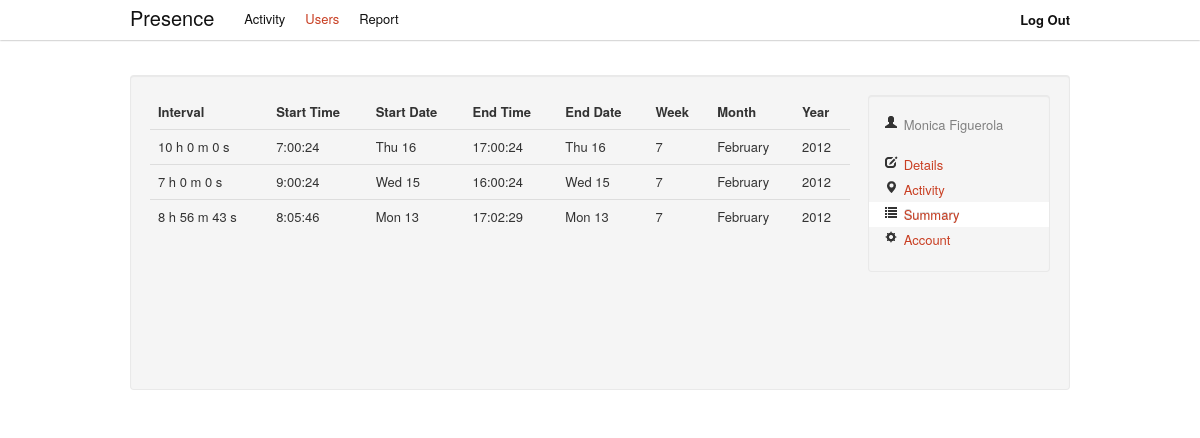
Screenshot of /admin/users/2/summary (signed in) with the database file from the repository.
### tables this page shows
CREATE TABLE IF NOT EXISTS `presence_users` (
  `id` int(11) NOT NULL AUTO_INCREMENT,
  `email` varchar(150) NOT NULL,
  `password` varchar(50) NOT NULL,
  `role` varchar(20) NOT NULL,
  `firstname` varchar(200) NOT NULL,
  `lastname` varchar(300) NOT NULL,
  `position` varchar(200) NOT NULL,
  `UUID` varchar(36) NOT NULL,
  `mac` char(17) NOT NULL,
  PRIMARY KEY (`id`)
);

CREATE TABLE IF NOT EXISTS `presence_intervals` (
  `id` int(11) NOT NULL AUTO_INCREMENT,
  `userid` int(11) NOT NULL,
  `timestart` int(15) NOT NULL,
  `timestop` int(15) NOT NULL,
  `timediff` int(11) NOT NULL,
  `week` int(11) NOT NULL,
  `month` int(11) NOT NULL,
  `year` int(4) NOT NULL,
  `y` int(11) NOT NULL,
  `m` int(11) NOT NULL,
  `d` int(11) NOT NULL,
  `h` int(11) NOT NULL,
  `i` int(11) NOT NULL,
  `s` int(11) NOT NULL,
  PRIMARY KEY (`id`)
);

### public/index.php (called while the page is built, shortened)
<?php
require_once (ROOT . '/config/config.php');
$url = isset($_GET['url']) ? $_GET['url'] : null;
$role = isset($_SESSION['role']) ? $_SESSION['role'] : null;
if ($url == null && $role == null) {
    $controller = "AuthController";
    $action = "asklogin";
    $url_params = array();
} else if ($url == null && isset($role)) {
    $controller = ucfirst($role) . 'Controller';
    $action = 'activity';
    $url_params = array();
} else {
    $url_params = explode('/', $url);
    $controller = ucfirst(array_shift($url_params));
    $action = $url_params[0] == null ? 'activity' : array_shift($url_params);
}
isset($url_params[1])
    ? $extra_action = $url_params[1]
    : $extra_action = null;
$extra_params = $_POST;
new $controller($action, array_merge($url_params, $extra_params), $extra_action);

### config/config.php (called while the page is built, shortened)
<?php
$CONFIG = new stdClass();
$CONFIG->wwwroot = 'https://localhost/presence-manager';
$CONFIG->dbhost = 'localhost';
$CONFIG->dbname = 'presence';
$CONFIG->dbuser = 'root';
$CONFIG->dbpassword = '';

### lang/en.php (called while the page is built, shortened)
<?php
$STRINGS = null;
$STRINGS['brand'] = 'Presence';
$STRINGS['login'] = 'Login';
$STRINGS['help'] = 'Help';
$STRINGS['activity'] = 'Activity';
$STRINGS['users'] = 'Users';
$STRINGS['report'] = 'Report';
$STRINGS['user'] = 'User';
$STRINGS['logout'] = 'Log Out';
$STRINGS['home'] = 'Home';
$STRINGS['404'] = '404';
$STRINGS['details'] = 'Details';
$STRINGS['summary'] = 'Summary';
$STRINGS['account'] = 'Account';
$STRINGS['starttime'] = 'Start Time';
$STRINGS['startdate'] = 'Start Date';
$STRINGS['endtime'] = 'End Time';
$STRINGS['enddate'] = 'End Date';
$STRINGS['action'] = 'Action';
$STRINGS['time'] = 'Time';
$STRINGS['date'] = 'Date';
$STRINGS['firstname'] = 'First Name';
$STRINGS['lastname'] = 'Last Name';
$STRINGS['email'] = 'Email';
$STRINGS['issued'] = 'Issued';
$STRINGS['period'] = 'Period';
$STRINGS['intervals'] = 'Intervals';
$STRINGS['interval'] = 'Interval';
$STRINGS['incidences'] = 'Incidences';
$STRINGS['total'] = 'Total';
$STRINGS['password'] = 'Password';
$STRINGS['position'] = 'Position';
$STRINGS['role'] = 'Role';
$STRINGS['update'] = 'Update';
$STRINGS['week'] = 'Week';
$STRINGS['month'] = 'Month';
$STRINGS['year'] = 'Year';
$STRINGS['type'] = 'Type';
$STRINGS['message'] = 'Message';
$STRINGS['previous'] = 'Previous';
$STRINGS['next'] = 'Next';
$STRINGS['user:update:success'] = 'User details updated successfully!';
$STRINGS['user:update:failed'] = 'User details update falied!';
$STRINGS['user:delete:success'] = 'User deleted successfully!';
$STRINGS['user:delete:failed'] = 'User deleition falied!';
$STRINGS['user:create:success'] = 'The new user has been created!';
$STRINGS['user:create:failed'] = 'Error creating new user!';
$STRINGS['user:create:duplicate'] = 'This user already exists!';
$STRINGS['admin:no:activities'] = 'No more activity!';
$STRINGS['add:user'] = 'Add User';
$STRINGS['create:user'] = 'Create User';
$STRINGS['build:report'] = 'Build Report';
$STRINGS['event:success'] = 'Success!';
$STRINGS['event:error'] = 'Error!';
$STRINGS['event:checkin'] = 'Check-In';
$STRINGS['event:checkout'] = 'Check-Out';
$STRINGS['event:incidence'] = 'Incidence';
$STRINGS['event:noactivity'] = 'No Activity!';
$STRINGS['event:noactivity:message'] = 'No more user activity';
$STRINGS['event:noactivityinterval:message'] = 'There is no user activity in the selected interval';

### lib/DB.php (called while the page is built, shortened)
<?php
class DB {
    private static $_instance;
    private static function getInstance(){
        if(self::$_instance == null){
            self::$_instance = new $class();
        }
        return self::$_instance;
    }
    public static function setUp($params){
        $db = self::getInstance();
        $db->_connection = new PDO("mysql:host=" . $params->dbhost . ";
                                    dbname=" . $params->dbname,
                                               $params->dbuser,
                                               $params->dbpassword);
    }
    public static function getDB(){
        $db = self::getInstance();
        return $db->_connection;
    }
	static function getRecord($sql, array $params){
        $st = self::getDB()->prepare($sql);
		$st->execute($params);
		return $st->fetch(PDO::FETCH_OBJ);
	}
	static function getAllRecords($sql, array $params = null){
		$st = self::getDB()->prepare($sql);
        $st->execute($params);
        return $st->fetchAll(PDO::FETCH_OBJ);
	}
}

### app/models/IntervalModel.php (called while the page is built, shortened)
<?php
class IntervalModel extends Model{
     public static function find_last($user){
         $sql = "SELECT *
                 FROM ".self::table()."
                 WHERE `userid` = ?
                 ORDER BY timestart DESC
                 LIMIT 10";
         return DB::getAllRecords($sql,array($user));
     }
}

### app/controllers/AdminController.php (called while the page is built, shortened)
<?php
class AdminController extends Controller {
    public function __construct($action, $params, $extra_action = null) {
        global $CONFIG;
        isset($extra_action) ? $action = $action . '_' . $extra_action : null;
        if ($this->check_role('admin') && method_exists($this, $action)) {
            $this->$action($params);
        } else {
            RoutingHelper::redirect($CONFIG->wwwroot . '/error/notfound');
        }
    }
    public function users_summary($params) {
        $this->_view =
                new AdminUserSummaryView(UserModel::find($params[0]),
                        IntervalModel::find_last($params[0]));
    }
}

### app/model.class.php (called while the page is built, shortened)
<?php
abstract class Model{
    public static function find($id){
        $sql = "SELECT *
                FROM ".self::table()."
                WHERE `id` = ?";
        return DB::getRecord($sql, array($id));
    }
    protected static function table(){
        $prefix = 'presence_';
        $caller = get_called_class();
        $class = lcfirst(substr($caller, 0, -5));
        return $prefix.self::pluralise($class);
    }
    private static function pluralise($word){
        $exceptions = array();
        $exceptions['activity'] = 'activity';
        empty($exceptions[$word])
            ? $plural = $word.'s'
            : $plural = $exceptions[$word];
        return $plural;
    }
}

### app/views/admin/AdminUserSummaryView.php (the view, shortened to what this page needs)
 <?php
class AdminUserSummaryView extends View{
	private $_user;
	private $_intervals;
    public function __construct($user, $intervals, $alert = null) {
        $this->_user = $user;
		$this->_intervals = $intervals;
    }
	public function menu(){
        return MenuHelper::admin_base_menu('users');
	}
	public function content(){
        global $STRINGS;
		$summary_table_content = null;
		if($this->_intervals){
			foreach ($this->_intervals as $interval){
				$summary_table_content .= '
					<tr>
						<td>'.$interval->h.' h '.$interval->i.' m '.$interval->s.' s</td>
						<td>'.date('G:i:s', $interval->timestart).'</td>
						<td>'.date('D j', $interval->timestart).'</td>
						<td>'.date('G:i:s', $interval->timestop).'</td>
						<td>'.date('D j', $interval->timestop).'</td>
						<td>'.$interval->week.'</td>
						<td>'.date('F', mktime(0,0,0,$interval->month)).'</td>
						<td>'.$interval->year.'</td>
					</tr>';
			}
        }
		return '
			<section id="user-summary" class="well min-table">
            '.MenuHelper::admin_submenu('summary', $this->_user).'
				<table class="table inline-table">
					<thead>
						<tr>
							<th>'.$STRINGS['interval'].'</th>
							<th>'.$STRINGS['starttime'].'</th>
							<th>'.$STRINGS['startdate'].'</th>
							<th>'.$STRINGS['endtime'].'</th>
							<th>'.$STRINGS['enddate'].'</th>
							<th>'.$STRINGS['week'] .'</th>
							<th>'.$STRINGS['month'] .'</th>
							<th>'.$STRINGS['year'] .'</th>
						</tr>
					</thead>
					<tbody>' . $summary_table_content . '
					</tbody>
				</table>
			</section>';
	}
}

### app/helpers/MenuHelper.php (shortened to what this page needs)
<?php
class MenuHelper extends Helper {
    static public function admin_base_menu($active) {
        global $CONFIG, $STRINGS;
        $activity = $users = $report = null;
        return
            '<ul class="nav">
                <li ' . $activity . '><a href="' . $CONFIG->wwwroot . '/admin/activity">' . $STRINGS['activity'] . '</a></li>
                <li ' . $users . ' ><a href="' . $CONFIG->wwwroot . '/admin/users">' . $STRINGS['users'] . '</a></li>
                <li ' . $report . ' ><a href="' . $CONFIG->wwwroot . '/admin/report">' . $STRINGS['report'] . '</a></li>
            </ul>' . MenuHelper::get_logout_option();
    }
    static public function admin_submenu($active, $user){
        global $CONFIG, $STRINGS;
        $details = $activity = $summary = $account = null;
        return '
            <ul class="nav nav-list well inline-menu">
                <li class="id-tab">
                    <i class="icon-user"></i>&nbsp;'.$user->firstname.' '.$user->lastname.'
                </li>
                <li>&nbsp;</li>
                <li ' . $details . '>
                    <a href="'.$CONFIG->wwwroot.'/admin/users/'.$user->id.'/details">
                    <i class="icon-edit"></i>&nbsp;'.$STRINGS['details'].'</a></li>
                <li ' . $activity . '>
                    <a href="'.$CONFIG->wwwroot.'/admin/users/'.$user->id.'/activity">
                    <i class="icon-map-marker"></i>&nbsp;'.$STRINGS['activity'].'</a></li>
                <li ' . $summary . '>
                    <a href="'.$CONFIG->wwwroot.'/admin/users/'.$user->id.'/summary">
                    <i class="icon-list"></i>&nbsp;'.$STRINGS['summary'].'</a></li>
                <li ' . $account . '>
                    <a href="'.$CONFIG->wwwroot.'/admin/users/'.$user->id.'/account">
                    <i class="icon-cog"></i>&nbsp;'.$STRINGS['account'].'</a></li>
                </ul>';
    }
    static private function get_logout_option(){
        global $CONFIG, $STRINGS;
        return
            '<ul class="nav pull-right no-hover-a">
                <p class="navbar-text pull-right"><a href="' . $CONFIG->wwwroot . '/auth/logout"><b>' . $STRINGS['logout'] . '</b></a></p>
             </ul>';
    }
}

### public/css/presence.css (style rules this page uses)
html { overflow-y:scroll; }
html a { color: #C83E22; }
body { padding-top:75px; }
.min-table { min-height: 275px; }
.id-tab { color:grey; }
.inline-menu { float:right; width:150px; }
.inline-table { width:700px; }
.navbar a { color: #111 !important; text-shadow: none !important; }
.active a { background: #FFFFFF !important; color: #C83E22 !important; }

### rows the page displays
presence_users: firstname "Monica", lastname "Figuerola"
presence_intervals: h "10", i "0", s "0", timestart "7:00:24", timestart "Thu 16", timestop "17:00:24", timestop "Thu 16", week "7", month "February", year "2012"
presence_intervals: h "7", i "0", s "0", timestart "9:00:24", timestart "Wed 15", timestop "16:00:24", timestop "Wed 15", week "7", month "February", year "2012"
presence_intervals: h "8", i "56", s "43", timestart "8:05:46", timestart "Mon 13", timestop "17:02:29", timestop "Mon 13", week "7", month "February", year "2012"

### other values shown
$STRINGS['brand'] "Presence"
$STRINGS['activity'] "Activity"
$STRINGS['users'] "Users"
$STRINGS['report'] "Report"
$STRINGS['logout'] "Log Out"
$STRINGS['details'] "Details"
$STRINGS['summary'] "Summary"
$STRINGS['account'] "Account"
$STRINGS['interval'] "Interval"
$STRINGS['starttime'] "Start Time"
$STRINGS['startdate'] "Start Date"
$STRINGS['endtime'] "End Time"
$STRINGS['enddate'] "End Date"
$STRINGS['week'] "Week"
$STRINGS['month'] "Month"
